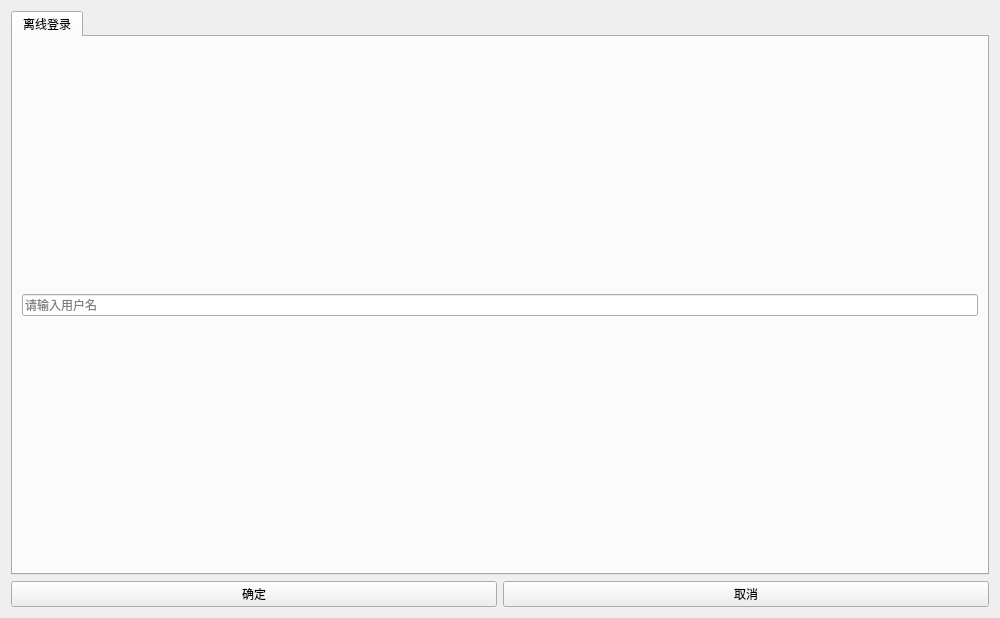
<?xml version="1.0" encoding="UTF-8"?>
<ui version="4.0">
 <class>NewUser</class>
 <widget class="QWidget" name="NewUser">
  <property name="geometry">
   <rect>
    <x>0</x>
    <y>0</y>
    <width>1000</width>
    <height>618</height>
   </rect>
  </property>
  <property name="windowTitle">
   <string>新用户</string>
  </property>
  <layout class="QGridLayout" name="gridLayout">
   <item row="1" column="0">
    <widget class="QPushButton" name="pb_ok">
     <property name="text">
      <string>确定</string>
     </property>
    </widget>
   </item>
   <item row="0" column="0" colspan="2">
    <widget class="QTabWidget" name="tabWidget">
     <property name="currentIndex">
      <number>0</number>
     </property>
     <widget class="QWidget" name="offline">
      <attribute name="title">
       <string>离线登录</string>
      </attribute>
      <layout class="QGridLayout" name="gridLayout_2">
       <item row="0" column="0">
        <widget class="QLineEdit" name="le_offline_name">
         <property name="placeholderText">
          <string>请输入用户名</string>
         </property>
        </widget>
       </item>
      </layout>
     </widget>
    </widget>
   </item>
   <item row="1" column="1">
    <widget class="QPushButton" name="pb_cancel">
     <property name="text">
      <string>取消</string>
     </property>
    </widget>
   </item>
  </layout>
 </widget>
 <resources/>
 <connections/>
</ui>
